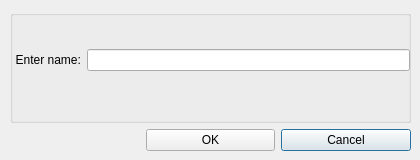
<?xml version="1.0" encoding="UTF-8"?>
<ui version="4.0">
 <class>RenameWindow</class>
 <widget class="QDialog" name="RenameWindow">
  <property name="geometry">
   <rect>
    <x>0</x>
    <y>0</y>
    <width>420</width>
    <height>160</height>
   </rect>
  </property>
  <property name="windowTitle">
   <string>Dialog</string>
  </property>
  <property name="windowIcon">
   <iconset resource="resources/resources.qrc">
    <normaloff>:/5261910.png</normaloff>:/5261910.png</iconset>
  </property>
  <widget class="QWidget" name="gridLayoutWidget">
   <property name="geometry">
    <rect>
     <x>10</x>
     <y>10</y>
     <width>401</width>
     <height>141</height>
    </rect>
   </property>
   <layout class="QGridLayout" name="gridLayout">
    <item row="0" column="0" colspan="3">
     <widget class="QGroupBox" name="groupBox">
      <property name="title">
       <string/>
      </property>
      <widget class="QWidget" name="gridLayoutWidget_2">
       <property name="geometry">
        <rect>
         <x>-1</x>
         <y>20</y>
         <width>401</width>
         <height>61</height>
        </rect>
       </property>
       <layout class="QGridLayout" name="gridLayout_2">
        <item row="0" column="0">
         <widget class="QLabel" name="label_2">
          <property name="text">
           <string>  Enter name:</string>
          </property>
         </widget>
        </item>
        <item row="0" column="1">
         <widget class="QLineEdit" name="name"/>
        </item>
       </layout>
      </widget>
     </widget>
    </item>
    <item row="2" column="2">
     <widget class="QPushButton" name="btnCancel">
      <property name="text">
       <string>Cancel</string>
      </property>
     </widget>
    </item>
    <item row="2" column="1">
     <widget class="QPushButton" name="btnOK">
      <property name="text">
       <string>OK</string>
      </property>
     </widget>
    </item>
   </layout>
  </widget>
 </widget>
 <resources>
  <include location="resources/resources.qrc"/>
 </resources>
 <connections/>
</ui>
